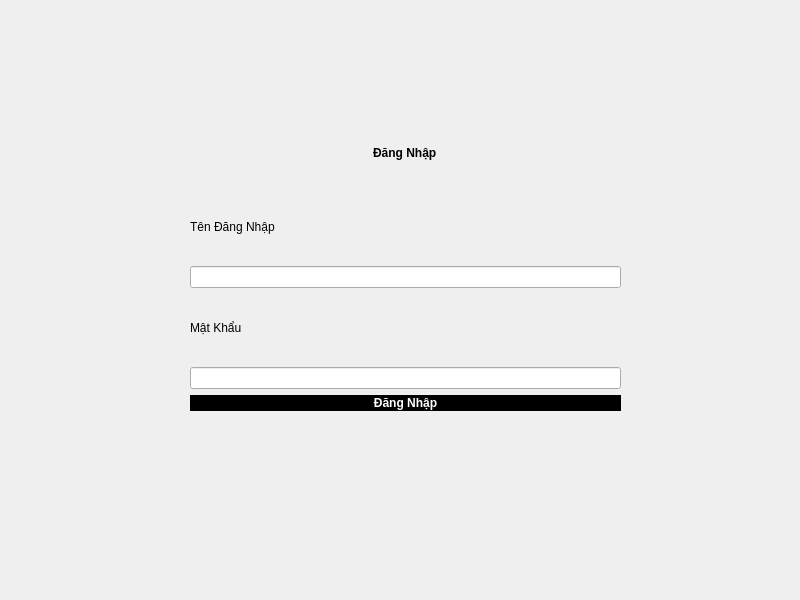
<?xml version="1.0" encoding="UTF-8"?>
<ui version="4.0">
 <class>MainWindow</class>
 <widget class="QMainWindow" name="MainWindow">
  <property name="geometry">
   <rect>
    <x>0</x>
    <y>0</y>
    <width>800</width>
    <height>600</height>
   </rect>
  </property>
  <property name="windowTitle">
   <string>MainWindow</string>
  </property>
  <property name="styleSheet">
   <string notr="true"> background: qlineargradient(
        spread: pad,
        x1: 0, y1: 0, x2: 1, y2: 1,
        stop: 0 white,
        stop: 0.33 #FFC0CB,  /* hồng nhạt */
        stop: 0.66 #ADD8E6, /* xanh nhạt */
        stop: 1 #FFFACD     /* vàng nhạt */
    );</string>
  </property>
  <widget class="QWidget" name="centralwidget">
   <widget class="QWidget" name="verticalLayoutWidget">
    <property name="geometry">
     <rect>
      <x>190</x>
      <y>120</y>
      <width>431</width>
      <height>291</height>
     </rect>
    </property>
    <layout class="QVBoxLayout" name="verticalLayout">
     <item alignment="Qt::AlignHCenter|Qt::AlignVCenter">
      <widget class="QLabel" name="label_4">
       <property name="styleSheet">
        <string notr="true">QLabel {
    font-weight: bold;
    color: black;
    text-align: center;
}
</string>
       </property>
       <property name="text">
        <string>Đăng Nhập</string>
       </property>
      </widget>
     </item>
     <item>
      <widget class="QLabel" name="label">
       <property name="text">
        <string>Tên Đăng Nhập</string>
       </property>
      </widget>
     </item>
     <item>
      <widget class="QLineEdit" name="usernameInput">
       <property name="text">
        <string/>
       </property>
      </widget>
     </item>
     <item>
      <widget class="QLabel" name="label_2">
       <property name="text">
        <string>Mật Khẩu</string>
       </property>
      </widget>
     </item>
     <item>
      <widget class="QLineEdit" name="passwordInput"/>
     </item>
     <item>
      <widget class="QPushButton" name="registerButton">
       <property name="styleSheet">
        <string notr="true">QPushButton {
    font-weight: bold;
    color: white;
    background-color: black;
    border: 1px solid black;
    text-align: center;
}

QPushButton:hover {
    color: black;
    background-color: white;
    border: 1px solid black;
}
</string>
       </property>
       <property name="text">
        <string>Đăng Nhập</string>
       </property>
      </widget>
     </item>
    </layout>
   </widget>
  </widget>
 </widget>
 <resources/>
 <connections/>
</ui>
